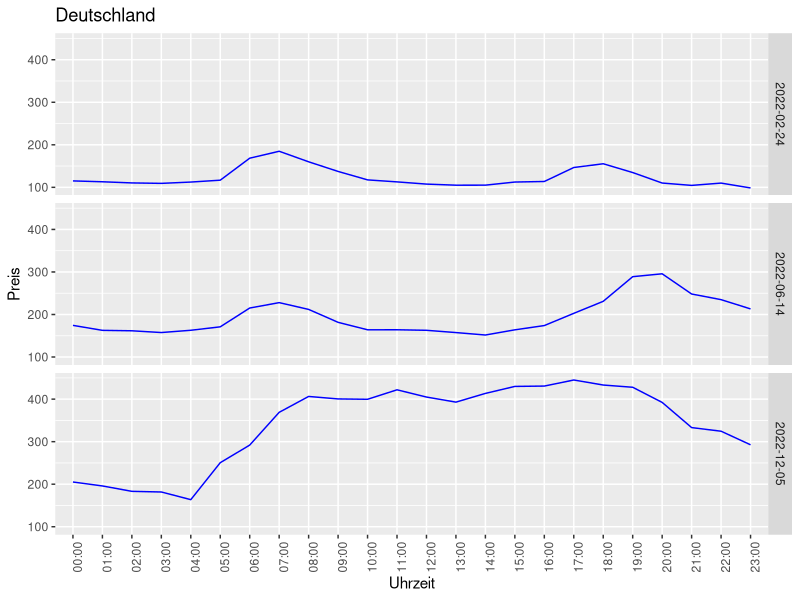

Reproduce this figure in R.
library(readr)
library("ggplot2")

## Aufgabe (a)
pricesraw <- read_delim("Handelspreise_per_hour.csv", 
                                     delim = ";", escape_double = FALSE, col_types = cols(Date = col_date(format = "%d.%m.%Y")), 
                                     locale = locale(date_names = "de", decimal_mark = ",", 
                                                     grouping_mark = "."), trim_ws = TRUE)
pricesraw$StartShow <- format(as.POSIXct(pricesraw$Start), format = "%H:%M")

sel_dates <- subset(pricesraw, (Date == '2022-02-24' | Date == '2022-06-14' | Date == '2022-12-05'), select = c(Date, StartShow, Deutschland))
ggplot(data = sel_dates, aes(x=StartShow, y=Deutschland, group = 1)) + geom_line(colour = "blue") + facet_grid(rows=vars(sel_dates$Date), scales = "fixed") + labs(y="Preis",x="Uhrzeit",title = "Deutschland") + theme(axis.text.x = element_text(angle = 90))


## Aufgabe (b) 
library(reshape2)
dan <- c()
for (i in length(pricesraw)) {
  dan <- append (dan,(pricesraw$Dänemark_1 + pricesraw$Dänemark_2)/2)
}
pricesraw$Dänemark <- dan

